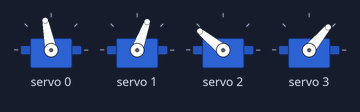
This sketch was run on a simulated Arduino Uno, built with avr-gcc and run on an emulated ATmega328P. On the bench: 4 × servo. What the sketch prints to the serial monitor is not drawn.

Above: at 0.1 s.
At 19.59 s:
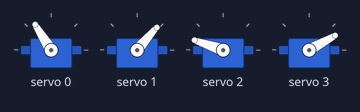
At 39.5 s:
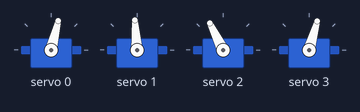
Timing chart, 0 to 40.0 s (numbered marks = the images above):
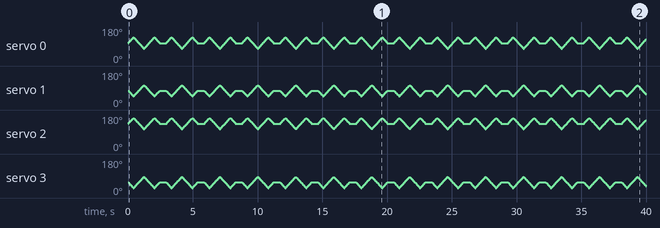

The sketch:

4_servo_walk.ino
```cpp
#include<Wire.h>
#include <Adafruit_PWMServoDriver.h>


// Create the PWM driver object
Adafruit_PWMServoDriver pwm = Adafruit_PWMServoDriver();

#define SERVOMIN  150 // This is the 'minimum' pulse length count (out of 4096)
#define SERVOMAX  600 // This is the 'maximum' pulse length count (out of 4096)
#define SERVONUM_0  0   // The servo channel number on the servo driver
#define SERVONUM_1 1
#define SERVONUM_2 2
#define SERVONUM_3 3

void setup() {
  // put your setup code here, to run once:
   Serial.begin(9600);
  Serial.println("Initializing Servo Driver...");

  pwm.begin();
  pwm.setPWMFreq(60);  // Analog servos run at ~60 Hz updates
  pwm.setPWM(0,0,angleToPulseLength(90));
  pwm.setPWM(1,0,angleToPulseLength(70));
  pwm.setPWM(2,0,angleToPulseLength(130));
  pwm.setPWM(3,0,angleToPulseLength(50));

  delay(10);

}
int angleToPulseLength(int angle) {
  return map(angle, 0, 180, SERVOMIN, SERVOMAX);
}
void first_walk_left(int curr_angle[],int angle){
  for(int i=0;i<=angle;i++){
    pwm.setPWM(0,0,angleToPulseLength(curr_angle[0]+i));
    pwm.setPWM(2,0,angleToPulseLength(curr_angle[2]+i));
    //delay(10);
    pwm.setPWM(1,0,angleToPulseLength(curr_angle[1]-i));
    pwm.setPWM(3,0,angleToPulseLength(curr_angle[3]-i));
    delay(10);
  }
  curr_angle[0]+=angle;
  curr_angle[2]+=angle;
  curr_angle[1]-=angle;
  curr_angle[3]-=angle;

}
void walk_cycle(int curr_angle[],int angle){
  for(int i=0;i<=angle;i++){
    pwm.setPWM(1,0,angleToPulseLength(curr_angle[1]+i));
    pwm.setPWM(3,0,angleToPulseLength(curr_angle[3]+i));
    //delay(10);
    pwm.setPWM(0,0,angleToPulseLength(curr_angle[0]-i));
    pwm.setPWM(2,0,angleToPulseLength(curr_angle[2]-i));
    delay(10);
  }
  curr_angle[0]-=angle;
  curr_angle[2]-=angle;
  curr_angle[1]+=angle;
  curr_angle[3]+=angle;
  for(int i=0;i<=angle;i++){
    pwm.setPWM(0,0,angleToPulseLength(curr_angle[0]+i));
    pwm.setPWM(2,0,angleToPulseLength(curr_angle[2]+i));
    //delay(10);
    pwm.setPWM(1,0,angleToPulseLength(curr_angle[1]-i));
    pwm.setPWM(3,0,angleToPulseLength(curr_angle[3]-i));
    delay(10);
  }
  curr_angle[0]+=angle;
  curr_angle[2]+=angle;
  curr_angle[1]-=angle;
  curr_angle[3]-=angle;


}
void last_walk(int curr_angle[],int angle){
  for(int i=0;i<=angle;i++){
    pwm.setPWM(0,0,angleToPulseLength(curr_angle[0]-i));
    pwm.setPWM(2,0,angleToPulseLength(curr_angle[2]-i));
    //delay(10);
    pwm.setPWM(1,0,angleToPulseLength(curr_angle[1]+i));
    pwm.setPWM(3,0,angleToPulseLength(curr_angle[3]+i));
    delay(10);
  }
  curr_angle[0]-=angle;
  curr_angle[2]-=angle;
  curr_angle[1]+=angle;
  curr_angle[3]+=angle;

}

void loop() {
  // put your main code here, to run repeatedly:


  int curr_angle[4]={90,70,130,50};

  first_walk_left(curr_angle,30);
  walk_cycle(curr_angle,60);
  last_walk(curr_angle,30);

  // Hold start position for a moment
  delay(500);

}
```
